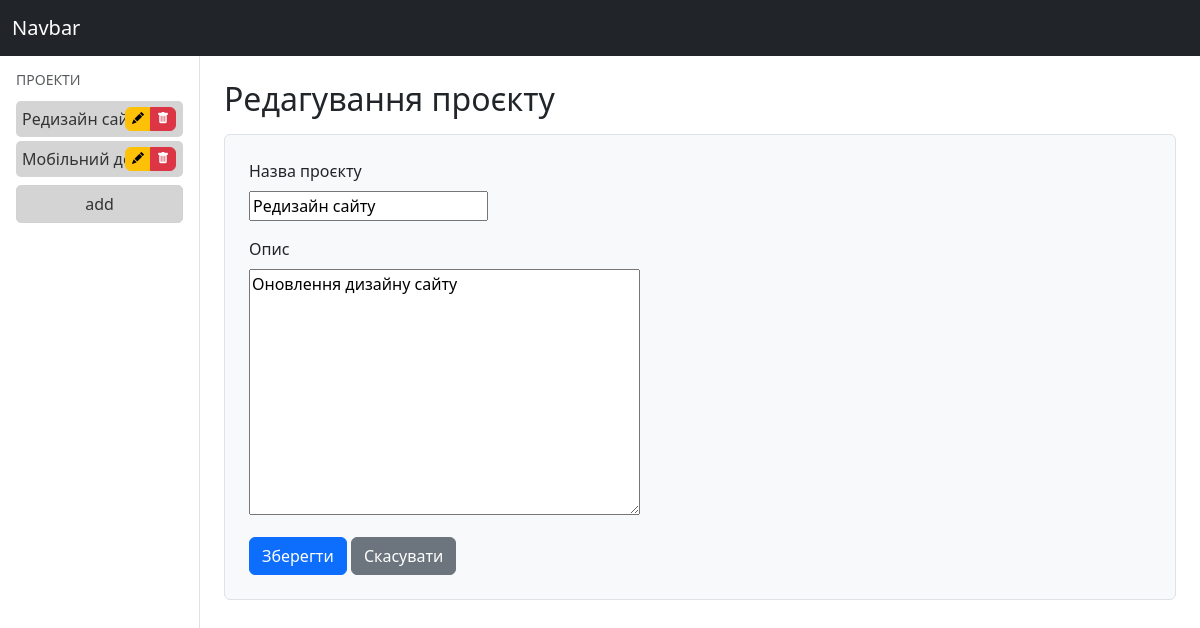
The app's page /edit_project/9 with its own data.
### tasks/models.py (models this page shows, shortened)
class Project(models.Model):
    name = models.CharField(max_length=255)
    description = models.TextField(blank=True, null=True)

### tasks/views.py (the view)
# urls.py: path("edit_project/<int:id>", views.edit_project),
def edit_project(request, id):
        try:
            project = Project.objects.get(id=id)
        except Project.DoesNotExist:
            return redirect("home")
        form = ProjectForm(instance=project)
        if request.method == "POST":
            form = ProjectForm(request.POST, instance=project)
            if form.is_valid():
                form.save()
                return redirect("home")
        projects = Project.objects.all()
        return render(request, "edit_project.html", {"form": form, "projects": projects})

### tasks/forms.py
class ProjectForm(forms.ModelForm):
    class Meta:
        model = Project
        fields = ["name", "description"]

### tasks/templates/edit_project.html (shortened to what this page needs)
{% extends "_layout.html" %}
{% block content %}
<div class="container mt-4">
    <h2 class="mb-3">Редагування проєкту</h2>
    <form method="post" class="border p-4 rounded bg-light">
        <div class="mb-3">
            <label for="{{ form.name.id_for_label }}" class="form-label d-block">Назва проєкту</label>
            {{ form.name }}
        </div>
        <div class="mb-3">
            <label for="{{ form.description.id_for_label }}" class="form-label d-block">Опис</label>
            {{ form.description }}
        </div>
        <button type="submit" class="btn btn-primary">Зберегти</button>
        <a href="/" class="btn btn-secondary">Скасувати</a>
    </form>
</div>
{% endblock %}

### tasks/templates/_layout.html (shortened to what this page needs)
<!DOCTYPE html>
<html lang="en">
<head>
    <link href="https://cdn.jsdelivr.net/npm/bootstrap@5.3.0/dist/css/bootstrap.min.css" rel="stylesheet">
    <link href="https://cdn.jsdelivr.net/npm/bootstrap-icons/font/bootstrap-icons.css" rel="stylesheet">
</head>
<body>
    <nav class="navbar navbar-dark bg-dark">
        <div class="container-fluid">
            <a class="navbar-brand" href="/">Navbar</a>
        </div>
    </nav>
    <div class="container-fluid">
        <div class="row">
            {% block sidebar %}
                <div class="col-md-3 col-lg-2 sidebar vh-100 p-3 border-end">
                    <h6 class="text-uppercase text-muted small">Проекти</h6>
                    <ul class="nav flex-column">
                        {% for project in projects %}
                            <li class="nav-item d-flex align-items-center mt-1 position-relative">
                                <a class="nav-link project-link flex-grow-1" href="/tasks/{{project.id}}">{{ project.name }}</a>
                                <div class="btn-group position-absolute end-0 top-50 translate-middle-y" style="margin-right: 7px;">
                                    <a href="/edit_project/{{project.id}}" class="btn btn-warning" style="font-size: 0.75rem; padding: 2px 6px;">
                                        <i class="bi bi-pencil-fill"></i>
                                    </a>
                                    <a href="/delete_project/{{project.id}}" class="btn btn-danger" style="font-size: 0.75rem; padding: 2px 6px;">
                                        <i class="bi bi-trash-fill"></i>
                                    </a>
                                </div>
                            </li>
                        {% endfor %}
                    </ul>
                    <a href="/create_project"  class="btn project-btn w-100 mt-2">add</a>
                </div>
            {% endblock %}
            <main class="col-md-9 col-lg-10 ms-sm-auto">
                {% block content %}
                {% endblock %}
            </main>
        </div>
    </div>
</body>
</html>

### tasks/templates/_layout.html (style rules this page uses)
.project-link, .project-btn { color: #333; background-color: #d4d4d4; padding: 6px; border-radius: 5px; transition: background-color 0.2s, color 0.2s; text-decoration: none; }
.project-btn { border: 1px solid #d2d2d2; }

### records on screen
Project: name "Редизайн сайту", description "Оновлення дизайну сайту"
Project: name "Мобільний додаток"
